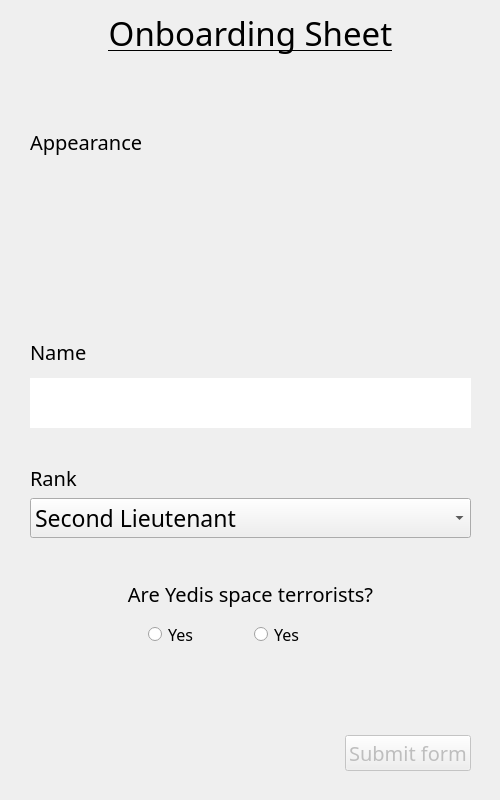
<?xml version="1.0" encoding="UTF-8"?>
<ui version="4.0">
 <class>RecruitSheetDialog</class>
 <widget class="QWidget" name="RecruitSheetDialog">
  <property name="enabled">
   <bool>true</bool>
  </property>
  <property name="geometry">
   <rect>
    <x>0</x>
    <y>0</y>
    <width>500</width>
    <height>800</height>
   </rect>
  </property>
  <property name="sizePolicy">
   <sizepolicy hsizetype="Expanding" vsizetype="Preferred">
    <horstretch>0</horstretch>
    <verstretch>0</verstretch>
   </sizepolicy>
  </property>
  <property name="minimumSize">
   <size>
    <width>500</width>
    <height>800</height>
   </size>
  </property>
  <property name="maximumSize">
   <size>
    <width>500</width>
    <height>800</height>
   </size>
  </property>
  <property name="font">
   <font>
    <family>Bahnschrift</family>
   </font>
  </property>
  <property name="cursor">
   <cursorShape>CrossCursor</cursorShape>
  </property>
  <property name="windowTitle">
   <string>Recruiting Sheet</string>
  </property>
  <property name="windowIcon">
   <iconset resource="resources/resources.qrc">
    <normaloff>:/images/images/Emblem_of_the_First_Galactic_Empire.svg</normaloff>:/images/images/Emblem_of_the_First_Galactic_Empire.svg</iconset>
  </property>
  <widget class="QWidget" name="verticalLayoutWidget">
   <property name="geometry">
    <rect>
     <x>10</x>
     <y>10</y>
     <width>481</width>
     <height>781</height>
    </rect>
   </property>
   <layout class="QVBoxLayout" name="verticalLayout">
    <property name="bottomMargin">
     <number>10</number>
    </property>
    <item>
     <widget class="QLabel" name="headlineLabel">
      <property name="font">
       <font>
        <family>Bahnschrift</family>
        <pointsize>25</pointsize>
        <underline>true</underline>
       </font>
      </property>
      <property name="text">
       <string>Onboarding Sheet</string>
      </property>
      <property name="alignment">
       <set>Qt::AlignCenter</set>
      </property>
      <property name="wordWrap">
       <bool>true</bool>
      </property>
     </widget>
    </item>
    <item>
     <spacer name="verticalSpacer">
      <property name="orientation">
       <enum>Qt::Vertical</enum>
      </property>
      <property name="sizeHint" stdset="0">
       <size>
        <width>20</width>
        <height>40</height>
       </size>
      </property>
     </spacer>
    </item>
    <item>
     <layout class="QVBoxLayout" name="verticalLayout_7">
      <property name="leftMargin">
       <number>20</number>
      </property>
      <property name="rightMargin">
       <number>20</number>
      </property>
      <property name="bottomMargin">
       <number>20</number>
      </property>
      <item>
       <widget class="QLabel" name="appearanceLabel">
        <property name="minimumSize">
         <size>
          <width>0</width>
          <height>40</height>
         </size>
        </property>
        <property name="maximumSize">
         <size>
          <width>16777215</width>
          <height>60</height>
         </size>
        </property>
        <property name="font">
         <font>
          <family>Bahnschrift</family>
          <pointsize>15</pointsize>
         </font>
        </property>
        <property name="frameShadow">
         <enum>QFrame::Plain</enum>
        </property>
        <property name="lineWidth">
         <number>1</number>
        </property>
        <property name="midLineWidth">
         <number>0</number>
        </property>
        <property name="text">
         <string>Appearance</string>
        </property>
       </widget>
      </item>
      <item>
       <layout class="QHBoxLayout" name="horizontalLayout_3">
        <property name="topMargin">
         <number>10</number>
        </property>
        <property name="bottomMargin">
         <number>0</number>
        </property>
        <item>
         <spacer name="horizontalSpacer_4">
          <property name="orientation">
           <enum>Qt::Horizontal</enum>
          </property>
          <property name="sizeHint" stdset="0">
           <size>
            <width>40</width>
            <height>20</height>
           </size>
          </property>
         </spacer>
        </item>
        <item>
         <widget class="QPushButton" name="appearanceChoice1">
          <property name="sizePolicy">
           <sizepolicy hsizetype="Minimum" vsizetype="Expanding">
            <horstretch>0</horstretch>
            <verstretch>0</verstretch>
           </sizepolicy>
          </property>
          <property name="minimumSize">
           <size>
            <width>128</width>
            <height>128</height>
           </size>
          </property>
          <property name="maximumSize">
           <size>
            <width>128</width>
            <height>128</height>
           </size>
          </property>
          <property name="autoFillBackground">
           <bool>true</bool>
          </property>
          <property name="text">
           <string/>
          </property>
          <property name="icon">
           <iconset resource="resources/resources.qrc">
            <normaloff>:/images/images/StormTrooper.png</normaloff>:/images/images/StormTrooper.png</iconset>
          </property>
          <property name="iconSize">
           <size>
            <width>128</width>
            <height>128</height>
           </size>
          </property>
          <property name="checkable">
           <bool>true</bool>
          </property>
          <property name="flat">
           <bool>true</bool>
          </property>
         </widget>
        </item>
        <item>
         <widget class="QPushButton" name="appearanceChoice2">
          <property name="sizePolicy">
           <sizepolicy hsizetype="Minimum" vsizetype="Expanding">
            <horstretch>0</horstretch>
            <verstretch>0</verstretch>
           </sizepolicy>
          </property>
          <property name="minimumSize">
           <size>
            <width>128</width>
            <height>128</height>
           </size>
          </property>
          <property name="maximumSize">
           <size>
            <width>128</width>
            <height>128</height>
           </size>
          </property>
          <property name="autoFillBackground">
           <bool>true</bool>
          </property>
          <property name="text">
           <string/>
          </property>
          <property name="icon">
           <iconset resource="resources/resources.qrc">
            <normaloff>:/images/images/villain.svg</normaloff>:/images/images/villain.svg</iconset>
          </property>
          <property name="iconSize">
           <size>
            <width>128</width>
            <height>128</height>
           </size>
          </property>
          <property name="checkable">
           <bool>true</bool>
          </property>
          <property name="flat">
           <bool>true</bool>
          </property>
         </widget>
        </item>
        <item>
         <widget class="QPushButton" name="appearanceChoice3">
          <property name="sizePolicy">
           <sizepolicy hsizetype="Minimum" vsizetype="Expanding">
            <horstretch>0</horstretch>
            <verstretch>0</verstretch>
           </sizepolicy>
          </property>
          <property name="minimumSize">
           <size>
            <width>128</width>
            <height>128</height>
           </size>
          </property>
          <property name="maximumSize">
           <size>
            <width>128</width>
            <height>128</height>
           </size>
          </property>
          <property name="autoFillBackground">
           <bool>true</bool>
          </property>
          <property name="text">
           <string/>
          </property>
          <property name="icon">
           <iconset resource="resources/resources.qrc">
            <normaloff>:/images/images/BobaFett.png</normaloff>:/images/images/BobaFett.png</iconset>
          </property>
          <property name="iconSize">
           <size>
            <width>128</width>
            <height>128</height>
           </size>
          </property>
          <property name="checkable">
           <bool>true</bool>
          </property>
          <property name="flat">
           <bool>true</bool>
          </property>
         </widget>
        </item>
        <item>
         <spacer name="horizontalSpacer_5">
          <property name="orientation">
           <enum>Qt::Horizontal</enum>
          </property>
          <property name="sizeHint" stdset="0">
           <size>
            <width>40</width>
            <height>20</height>
           </size>
          </property>
         </spacer>
        </item>
       </layout>
      </item>
     </layout>
    </item>
    <item>
     <layout class="QVBoxLayout" name="verticalLayout_2">
      <property name="leftMargin">
       <number>20</number>
      </property>
      <property name="rightMargin">
       <number>20</number>
      </property>
      <property name="bottomMargin">
       <number>20</number>
      </property>
      <item>
       <widget class="QLabel" name="nameLabel">
        <property name="minimumSize">
         <size>
          <width>0</width>
          <height>40</height>
         </size>
        </property>
        <property name="maximumSize">
         <size>
          <width>16777215</width>
          <height>60</height>
         </size>
        </property>
        <property name="font">
         <font>
          <family>Bahnschrift</family>
          <pointsize>15</pointsize>
         </font>
        </property>
        <property name="frameShadow">
         <enum>QFrame::Plain</enum>
        </property>
        <property name="lineWidth">
         <number>1</number>
        </property>
        <property name="midLineWidth">
         <number>0</number>
        </property>
        <property name="text">
         <string>Name</string>
        </property>
       </widget>
      </item>
      <item>
       <widget class="QLineEdit" name="nameLineEdit">
        <property name="sizePolicy">
         <sizepolicy hsizetype="Expanding" vsizetype="Maximum">
          <horstretch>0</horstretch>
          <verstretch>0</verstretch>
         </sizepolicy>
        </property>
        <property name="minimumSize">
         <size>
          <width>0</width>
          <height>50</height>
         </size>
        </property>
        <property name="maximumSize">
         <size>
          <width>16777215</width>
          <height>50</height>
         </size>
        </property>
        <property name="font">
         <font>
          <family>Bahnschrift</family>
          <pointsize>20</pointsize>
         </font>
        </property>
        <property name="maxLength">
         <number>30</number>
        </property>
        <property name="frame">
         <bool>false</bool>
        </property>
        <property name="placeholderText">
         <string/>
        </property>
        <property name="clearButtonEnabled">
         <bool>true</bool>
        </property>
       </widget>
      </item>
     </layout>
    </item>
    <item>
     <layout class="QVBoxLayout" name="verticalLayout_4">
      <property name="leftMargin">
       <number>20</number>
      </property>
      <property name="topMargin">
       <number>10</number>
      </property>
      <property name="rightMargin">
       <number>20</number>
      </property>
      <property name="bottomMargin">
       <number>30</number>
      </property>
      <item>
       <widget class="QLabel" name="rankLabel">
        <property name="minimumSize">
         <size>
          <width>0</width>
          <height>0</height>
         </size>
        </property>
        <property name="maximumSize">
         <size>
          <width>16777215</width>
          <height>60</height>
         </size>
        </property>
        <property name="font">
         <font>
          <family>Bahnschrift</family>
          <pointsize>15</pointsize>
         </font>
        </property>
        <property name="text">
         <string>Rank</string>
        </property>
       </widget>
      </item>
      <item>
       <widget class="QComboBox" name="rankComboBox">
        <property name="font">
         <font>
          <pointsize>17</pointsize>
         </font>
        </property>
        <property name="currentText">
         <string>Second Lieutenant</string>
        </property>
        <item>
         <property name="text">
          <string>Second Lieutenant</string>
         </property>
         <property name="icon">
          <iconset resource="resources/resources.qrc">
           <normaloff>:/images/images/Second Lieutenant.gif</normaloff>:/images/images/Second Lieutenant.gif</iconset>
         </property>
        </item>
        <item>
         <property name="text">
          <string>Lieutenant</string>
         </property>
         <property name="icon">
          <iconset resource="resources/resources.qrc">
           <normaloff>:/images/images/Liutenant.gif</normaloff>:/images/images/Liutenant.gif</iconset>
         </property>
        </item>
        <item>
         <property name="text">
          <string>Captain</string>
         </property>
         <property name="icon">
          <iconset resource="resources/resources.qrc">
           <normaloff>:/images/images/Captain.gif</normaloff>:/images/images/Captain.gif</iconset>
         </property>
        </item>
        <item>
         <property name="text">
          <string>Major</string>
         </property>
         <property name="icon">
          <iconset resource="resources/resources.qrc">
           <normaloff>:/images/images/major.gif</normaloff>:/images/images/major.gif</iconset>
         </property>
        </item>
        <item>
         <property name="text">
          <string>Lieutenant Colonel</string>
         </property>
         <property name="icon">
          <iconset resource="resources/resources.qrc">
           <normaloff>:/images/images/LieutenantColonel.gif</normaloff>:/images/images/LieutenantColonel.gif</iconset>
         </property>
        </item>
        <item>
         <property name="text">
          <string>Colonel</string>
         </property>
         <property name="icon">
          <iconset resource="resources/resources.qrc">
           <normaloff>:/images/images/Colonel.gif</normaloff>:/images/images/Colonel.gif</iconset>
         </property>
        </item>
        <item>
         <property name="text">
          <string>High Colonel</string>
         </property>
         <property name="icon">
          <iconset resource="resources/resources.qrc">
           <normaloff>:/images/images/HighColonel.gif</normaloff>:/images/images/HighColonel.gif</iconset>
         </property>
        </item>
        <item>
         <property name="text">
          <string>Brigadier</string>
         </property>
         <property name="icon">
          <iconset resource="resources/resources.qrc">
           <normaloff>:/images/images/Brigadier.gif</normaloff>:/images/images/Brigadier.gif</iconset>
         </property>
        </item>
       </widget>
      </item>
     </layout>
    </item>
    <item>
     <layout class="QVBoxLayout" name="verticalLayout_5">
      <property name="leftMargin">
       <number>20</number>
      </property>
      <property name="rightMargin">
       <number>20</number>
      </property>
      <property name="bottomMargin">
       <number>10</number>
      </property>
      <item>
       <widget class="QLabel" name="questionOfAllQuestionsLabel">
        <property name="minimumSize">
         <size>
          <width>0</width>
          <height>40</height>
         </size>
        </property>
        <property name="maximumSize">
         <size>
          <width>16777215</width>
          <height>100</height>
         </size>
        </property>
        <property name="font">
         <font>
          <family>Bahnschrift</family>
          <pointsize>15</pointsize>
         </font>
        </property>
        <property name="text">
         <string>Are Yedis space terrorists?</string>
        </property>
        <property name="alignment">
         <set>Qt::AlignCenter</set>
        </property>
        <property name="wordWrap">
         <bool>true</bool>
        </property>
       </widget>
      </item>
      <item>
       <layout class="QHBoxLayout" name="horizontalLayout">
        <property name="bottomMargin">
         <number>10</number>
        </property>
        <item>
         <spacer name="horizontalSpacer_2">
          <property name="orientation">
           <enum>Qt::Horizontal</enum>
          </property>
          <property name="sizeHint" stdset="0">
           <size>
            <width>40</width>
            <height>20</height>
           </size>
          </property>
         </spacer>
        </item>
        <item>
         <widget class="QRadioButton" name="correctAnswer1RadioButton">
          <property name="minimumSize">
           <size>
            <width>100</width>
            <height>0</height>
           </size>
          </property>
          <property name="font">
           <font>
            <family>Bahnschrift</family>
            <pointsize>12</pointsize>
           </font>
          </property>
          <property name="text">
           <string>Yes</string>
          </property>
         </widget>
        </item>
        <item>
         <widget class="QRadioButton" name="correctAnswer2RadioButton">
          <property name="minimumSize">
           <size>
            <width>100</width>
            <height>0</height>
           </size>
          </property>
          <property name="font">
           <font>
            <family>Bahnschrift</family>
            <pointsize>12</pointsize>
           </font>
          </property>
          <property name="text">
           <string>Yes</string>
          </property>
         </widget>
        </item>
        <item>
         <spacer name="horizontalSpacer_3">
          <property name="orientation">
           <enum>Qt::Horizontal</enum>
          </property>
          <property name="sizeHint" stdset="0">
           <size>
            <width>40</width>
            <height>20</height>
           </size>
          </property>
         </spacer>
        </item>
       </layout>
      </item>
     </layout>
    </item>
    <item>
     <spacer name="verticalSpacer_2">
      <property name="orientation">
       <enum>Qt::Vertical</enum>
      </property>
      <property name="sizeHint" stdset="0">
       <size>
        <width>20</width>
        <height>40</height>
       </size>
      </property>
     </spacer>
    </item>
    <item>
     <layout class="QHBoxLayout" name="horizontalLayout_2">
      <property name="leftMargin">
       <number>20</number>
      </property>
      <property name="rightMargin">
       <number>20</number>
      </property>
      <property name="bottomMargin">
       <number>10</number>
      </property>
      <item>
       <spacer name="horizontalSpacer">
        <property name="orientation">
         <enum>Qt::Horizontal</enum>
        </property>
        <property name="sizeHint" stdset="0">
         <size>
          <width>40</width>
          <height>20</height>
         </size>
        </property>
       </spacer>
      </item>
      <item>
       <widget class="QPushButton" name="submitButton">
        <property name="enabled">
         <bool>false</bool>
        </property>
        <property name="font">
         <font>
          <family>Bahnschrift</family>
          <pointsize>15</pointsize>
         </font>
        </property>
        <property name="text">
         <string>Submit form</string>
        </property>
       </widget>
      </item>
     </layout>
    </item>
   </layout>
  </widget>
 </widget>
 <resources>
  <include location="resources/resources.qrc"/>
 </resources>
 <connections/>
</ui>
